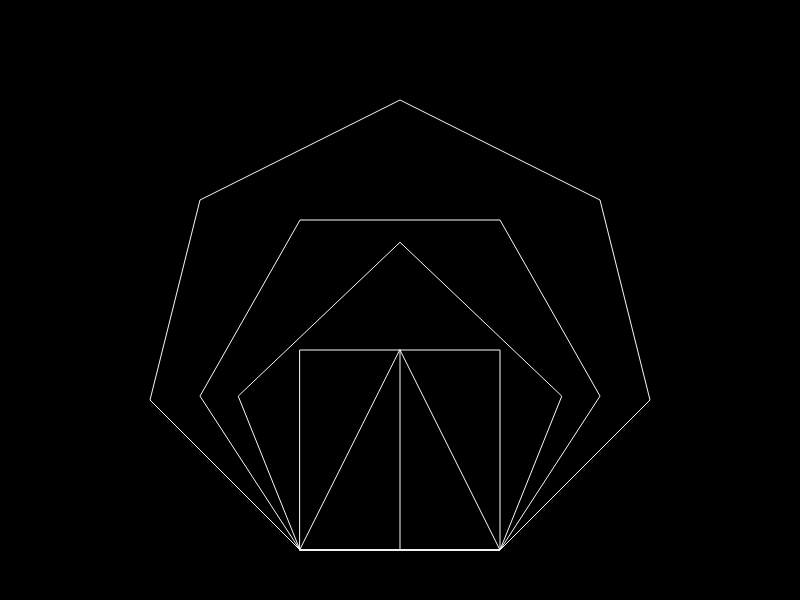
Frame 1 (no input)
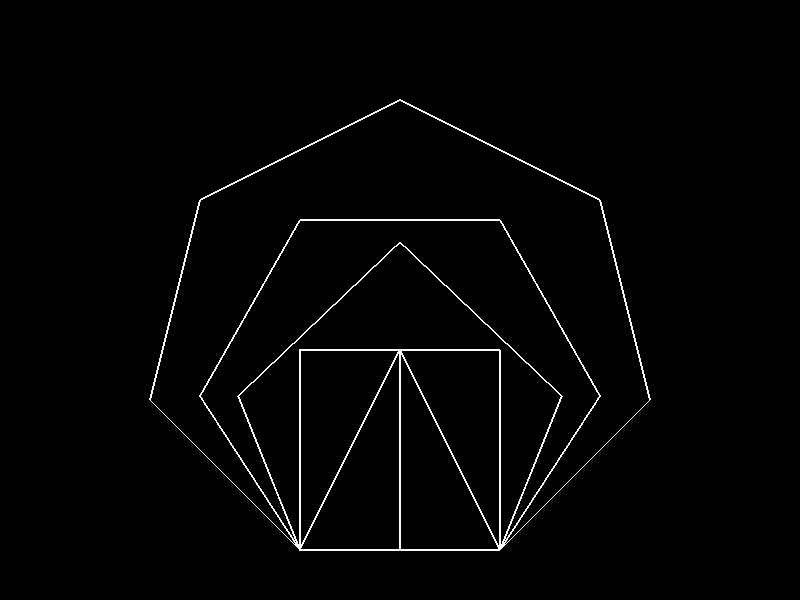
Frame 60 (no input)
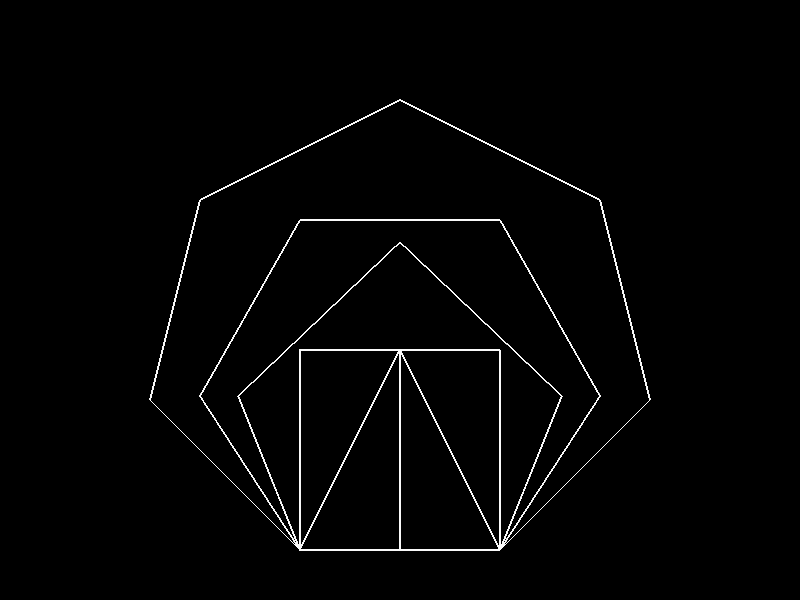
Frame 120 (the mouse pressed at the canvas centre since frame 60)

The p5.js sketch that drew these frames (run headless with seeded random() and noise() and a simulated clock; from frame 60 on, the mouse is pressed at the canvas centre):

// p5.js sketch
// ── sketch.js
function setup() {
  createCanvas(800,600);
  background(0);
  x1=300;
  y1=550;
  x2=500;
  y2=550;
}

function draw() {
  stroke(250);
  line(400, 550, 400, 350);
  noFill();
  stroke(250);
  triangle(x1, y1, x2, y2, 400, 350);
  stroke(250);
  quad(x1, y1, x2, y2, 500, 350, 300, 350);
  stroke(250);
  beginShape();
  vertex(x1, y1);
  vertex(x2, y2);
  vertex(561.803, 396.116);
  vertex(400, 242.232);
  vertex(238.197,396.116);
  vertex(x1, y1);
  endShape();
  
  beginShape();
  vertex(x1, y1);
  vertex(x2, y2);
  vertex(600, 396.116);
  vertex(500, 220);
  vertex(300,220);
  vertex(200,396.116);
  vertex(x1, y1);
  endShape();
  
  beginShape();
  vertex(x1, y1);
  vertex(x2, y2);
  vertex(650, 400);
  vertex(600, 200);
  vertex(400,100);
  vertex(200,200);
  vertex(150,400);
  vertex(x1, y1);
  endShape();
  
  
}
